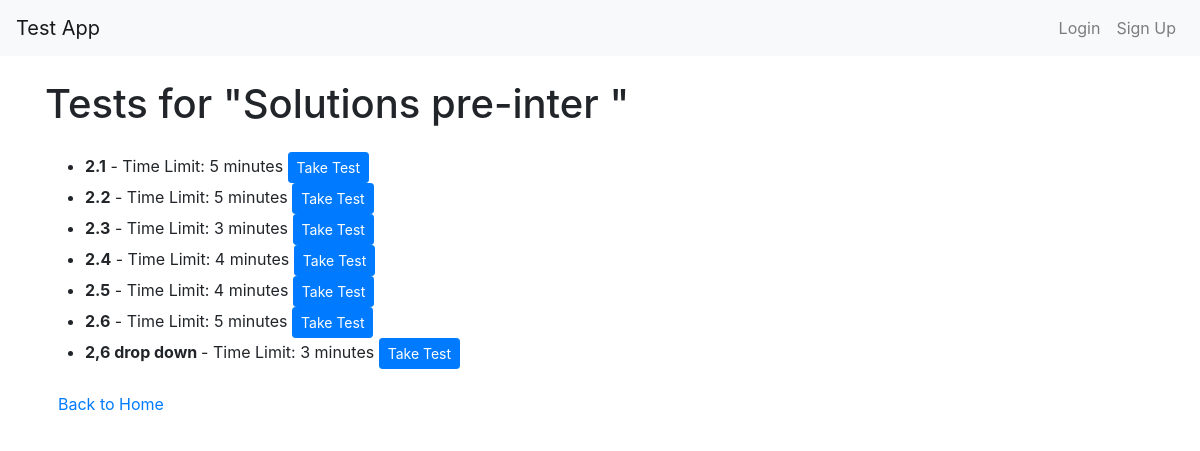
Screenshot of /book/1 with the database file from the repository.
### app.py (models this page shows)
class Book(db.Model):
    __tablename__ = 'book'  # Explicitly specify table name
    id = db.Column(db.Integer, primary_key=True)
    title = db.Column(db.String(150), nullable=False)
    tests = db.relationship('Test', backref='book', lazy=True)

class Test(db.Model):
    __tablename__ = 'test'  # Explicitly specify table name
    id = db.Column(db.Integer, primary_key=True)
    name = db.Column(db.String(150), nullable=False)
    content = db.Column(db.Text, nullable=False)
    book_id = db.Column(db.Integer, db.ForeignKey('book.id'), nullable=False)
    time_limit = db.Column(db.Integer, nullable=True)  # Time limit in minutes
    test_results = db.relationship('TestResult', backref='test', lazy=True)
    created_by = db.Column(db.Integer, db.ForeignKey('user.id'), nullable=False)

### app.py (the view)
@app.route('/book/<int:book_id>')
def book_tests(book_id):
    book = Book.query.get_or_404(book_id)
    tests = Test.query.filter_by(book_id=book.id).all()  # Fetch all tests for the specific book
    return render_template('book_tests.html', book=book, tests=tests)

### app.py (called while the page is built)
@app.context_processor
def inject_csrf_token():
    return dict(csrf_token=generate_csrf())

### templates/book_tests.html (shortened to what this page needs)
{% extends "base.html" %}
{% block content %}
  <h1 class="my-4">Tests for "{{ book.title }}"</h1>
  <ul>
    {% for test in tests %}
      <li>
        <strong>{{ test.name }}</strong>
        {% if test.time_limit %}
          - Time Limit: {{ test.time_limit }} minutes
        {% else %}
          - No Time Limit
        {% endif %}
        <div class="btn-group" role="group">
          <a href="{{ url_for('take_test', test_id=test.id) }}" class="btn btn-primary btn-sm">Take Test</a>
        </div>
      </li>
    {% else %}
      <li>No tests available for this book.</li>
    {% endfor %}
  </ul>
  <a href="{{ url_for('index') }}" class="btn btn-link">Back to Home</a>
{% endblock %}

### templates/base.html (shortened to what this page needs)
<!DOCTYPE html>
<html lang="en">
<head>
  <link
    rel="stylesheet"
    href="https://stackpath.bootstrapcdn.com/bootstrap/4.5.2/css/bootstrap.min.css"
  >
</head>
<body>
  <nav class="navbar navbar-expand-lg navbar-light bg-light">
    <a class="navbar-brand" href="{{ url_for('index') }}">Test App</a>
    <div class="collapse navbar-collapse" id="navbarNav">
      <ul class="navbar-nav">
        {% if current_user.is_authenticated %}
          <li class="nav-item">
            <span class="navbar-text">Hello, {{ current_user.username }}!</span>
          </li>
          <li class="nav-item">
            <a class="nav-link" href="{{ url_for('logout') }}">Logout</a>
          </li>
        {% else %}
          <li class="nav-item">
            <a class="nav-link" href="{{ url_for('login') }}">Login</a>
          </li>
          <li class="nav-item">
            <a class="nav-link" href="{{ url_for('signup') }}">Sign Up</a>
          </li>
        {% endif %}
      </ul>
    </div>
  </nav>
  <div class="container">
    {% block content %}{% endblock %}
  </div>
</body>
</html>

### templates/base.html (style rules this page uses)
.navbar-brand, .nav-link { white-space: nowrap; }

### rows the page displays
Book: title "Solutions pre-inter"
Test: name "2.1", time_limit "5"
Test: name "2.2", time_limit "5"
Test: name "2.3", time_limit "3"
Test: name "2.4", time_limit "4"
Test: name "2.5", time_limit "4"
Test: name "2.6", time_limit "5"
Test: name "2,6 drop down", time_limit "3"
